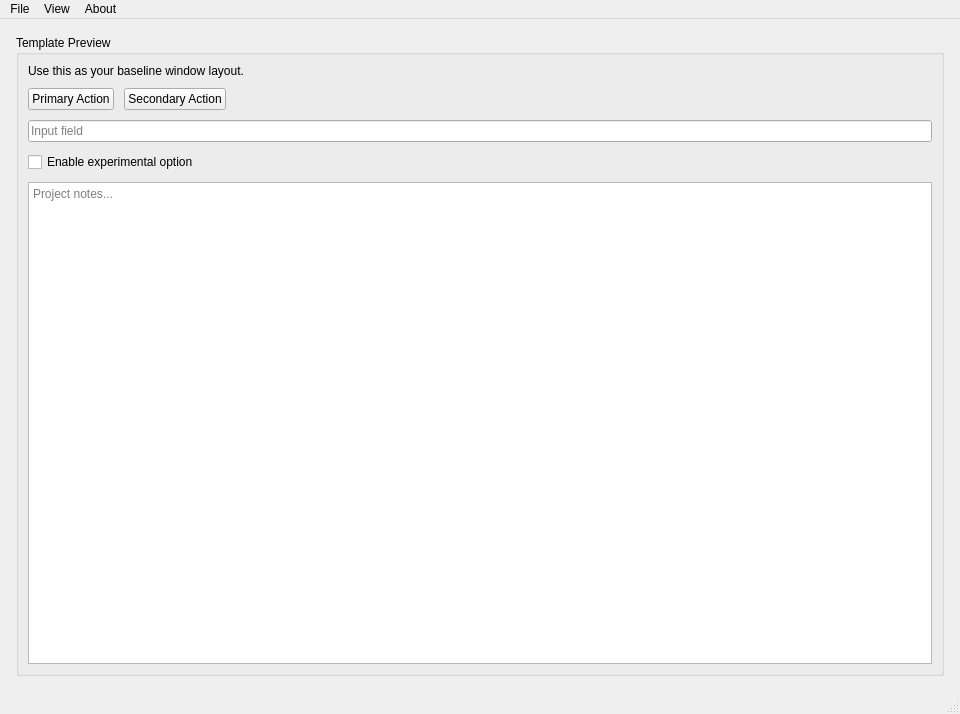
<?xml version="1.0" encoding="UTF-8"?>
<ui version="4.0">
 <class>MainWindow</class>
 <widget class="QMainWindow" name="MainWindow">
  <property name="geometry">
   <rect>
    <x>0</x>
    <y>0</y>
    <width>960</width>
    <height>714</height>
   </rect>
  </property>
  <property name="windowTitle">
    <string>PyQt6 App Template</string>
  </property>
  <widget class="QWidget" name="centralwidget">
   <layout class="QVBoxLayout" name="verticalLayout">
    <property name="spacing">
     <number>12</number>
    </property>
    <property name="leftMargin">
     <number>16</number>
    </property>
    <property name="topMargin">
     <number>16</number>
    </property>
    <property name="rightMargin">
     <number>16</number>
    </property>
    <property name="bottomMargin">
     <number>16</number>
    </property>
    <item>
     <widget class="QGroupBox" name="previewGroup">
      <property name="title">
       <string>Template Preview</string>
      </property>
      <layout class="QVBoxLayout" name="verticalLayout_2">
       <property name="spacing">
        <number>10</number>
       </property>
       <item>
        <widget class="QLabel" name="introLabel">
         <property name="text">
          <string>Use this as your baseline window layout.</string>
         </property>
        </widget>
       </item>
       <item>
        <layout class="QHBoxLayout" name="actionsLayout">
         <item>
          <widget class="QPushButton" name="primaryActionButton">
           <property name="text">
            <string>Primary Action</string>
           </property>
          </widget>
         </item>
         <item>
          <widget class="QPushButton" name="secondaryActionButton">
           <property name="text">
            <string>Secondary Action</string>
           </property>
          </widget>
         </item>
         <item>
          <spacer name="horizontalSpacer_2">
           <property name="orientation">
            <enum>Qt::Horizontal</enum>
           </property>
           <property name="sizeHint" stdset="0">
            <size>
             <width>40</width>
             <height>20</height>
            </size>
           </property>
          </spacer>
         </item>
        </layout>
       </item>
       <item>
        <widget class="QLineEdit" name="inputLineEdit">
         <property name="placeholderText">
          <string>Input field</string>
         </property>
        </widget>
       </item>
       <item>
        <widget class="QCheckBox" name="experimentalCheck">
         <property name="text">
          <string>Enable experimental option</string>
         </property>
        </widget>
       </item>
       <item>
        <widget class="QTextEdit" name="notesEdit">
         <property name="minimumSize">
          <size>
           <width>0</width>
           <height>180</height>
          </size>
         </property>
         <property name="placeholderText">
          <string>Project notes...</string>
         </property>
        </widget>
       </item>
      </layout>
     </widget>
    </item>
   </layout>
  </widget>
  <widget class="QMenuBar" name="menubar">
   <property name="geometry">
    <rect>
     <x>0</x>
     <y>0</y>
     <width>960</width>
     <height>21</height>
    </rect>
   </property>
   <widget class="QMenu" name="menuFile">
    <property name="title">
     <string>File</string>
    </property>
    <addaction name="actionExit"/>
   </widget>
   <widget class="QMenu" name="menuView">
    <property name="title">
     <string>View</string>
    </property>
    <widget class="QMenu" name="menuThemes">
     <property name="title">
      <string>Themes</string>
     </property>
    </widget>
    <addaction name="menuThemes"/>
   </widget>
   <widget class="QMenu" name="menuAbout">
    <property name="title">
     <string>About</string>
    </property>
      <addaction name="actionSource"/>
    <addaction name="actionViewLicense"/>
   </widget>
   <addaction name="menuFile"/>
   <addaction name="menuView"/>
   <addaction name="menuAbout"/>
  </widget>
  <widget class="QStatusBar" name="statusbar"/>
  <action name="actionExit">
   <property name="text">
    <string>Exit</string>
   </property>
  </action>
  <action name="actionViewLicense">
   <property name="text">
    <string>License</string>
   </property>
  </action>
  <action name="actionOpenRepository">
   <property name="text">
    <string>GitHub Repository</string>
   </property>
  </action>
  <action name="actionSource">
   <property name="text">
    <string>Source</string>
   </property>
  </action>
 </widget>
 <resources/>
 <connections/>
</ui>
